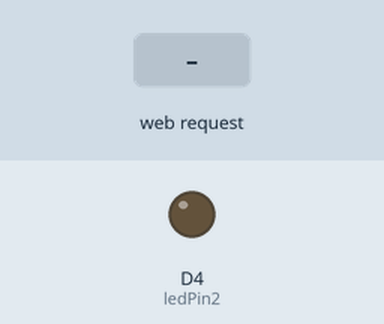
This sketch was run on a simulated ESP8266 (NodeMCU). On the bench: output pins drawn as LEDs (lit = HIGH). The test bench sets the inputs (shaded band). WiFi joins after 1.5 s; servers stay silent unless stated; what the sketch prints to the serial monitor is not drawn.

Above: at 2.7 s.
2.8 s: HTTP request GET /LED=ON received
At 3.4 s:
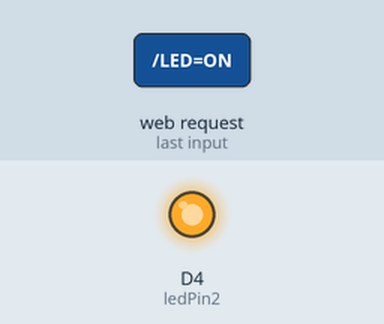
4.3 s: HTTP request GET /LED=OFF received
At 5.7 s:
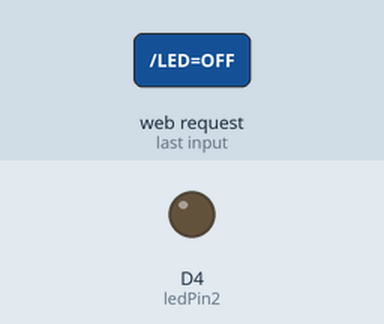
Timing chart, 0 to 7.3 s (numbered marks = the images above; inputs shaded):
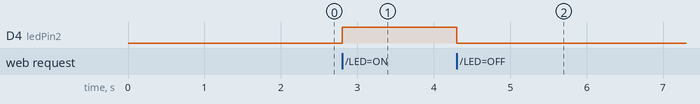

Measured:
- after the input at 2.8 s, D4 (ledPin2): LOW → HIGH at once
- after the input at 4.3 s, D4 (ledPin2): HIGH → LOW at once

The sketch:

aciona-led-wifi.ino
```cpp
#include <ESP8266WiFi.h>

#define ledPin2 D4


const char* ssid = "saeg2019";
const char* senha = "semsenha";

//int ledPin = 13; //corresponde ao pino D7 do nodemcu
int status = LOW;


WiFiServer server(80);

void setup() {
  Serial.begin(115200);
  delay(10);

  int tentativa =0;

  pinMode(ledPin2, OUTPUT);
  digitalWrite(ledPin2, LOW);

  Serial.print("Conectando a rede: ");
  Serial.println(ssid);

  WiFi.begin(ssid, senha);

  while((WiFi.status() != WL_CONNECTED) && (tentativa <=30) ){
    delay(500);
    Serial.print(".");
    tentativa++;
  }
  Serial.println("WiFi conectado");

  server.begin();
  Serial.println("Servidor iniciado");

  Serial.print("Use esta URL:");
  Serial.print("http://");
  Serial.print(WiFi.localIP());
  Serial.println("/");
}

void loop() {
  WiFiClient cliente = server.available();
  if(!cliente){
    return;
  }
  Serial.println("Novo cliente");
  while(!cliente.available()){
    delay(1);
  }
  String requisicao = cliente.readStringUntil('\r');
  Serial.println(requisicao);
  cliente.flush();

  //
  if(requisicao.indexOf("/LED=ON") != -1) {
    status = HIGH;
  }
  if(requisicao.indexOf("/LED=OFF") != -1) {
    status = LOW;
  }
  Serial.print("status:");
  Serial.println(status);
  digitalWrite(ledPin2, status);

  cliente.println("HTTP/1.1 200 OK");
  cliente.println("Content-Type:text/html");
  cliente.println("");
  cliente.println("<!DOCTYPE HTML>");

  cliente.println("<html>");
  cliente.println("<br><br>");
  cliente.println("<a href=\"/LED=ON\"\"> <button> Ligar </button></a>");
  cliente.println("<a href=\"/LED=OFF\"\"> <button> Desligar </button></a><br/>");
  cliente.println("</html>");
  delay(1);
}
```
